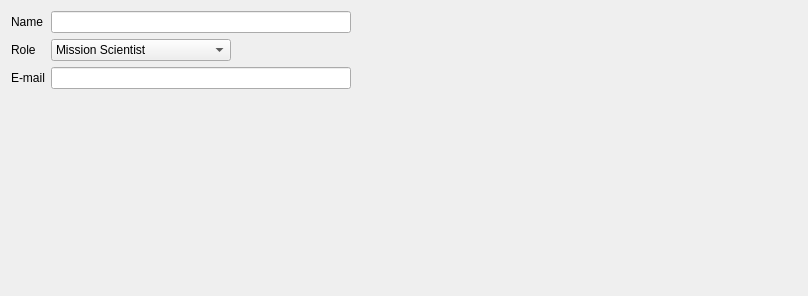
          <widget class="QWidget" name="page_2">
           <property name="geometry">
            <rect>
             <x>0</x>
             <y>0</y>
             <width>808</width>
             <height>296</height>
            </rect>
           </property>
           <attribute name="label">
            <string>Contact Information</string>
           </attribute>
           <layout class="QGridLayout" name="gridLayout_3">
            <item row="0" column="0">
             <layout class="QFormLayout" name="formLayout_3">
              <property name="fieldGrowthPolicy">
               <enum>QFormLayout::ExpandingFieldsGrow</enum>
              </property>
              <item row="0" column="0">
               <widget class="QLabel" name="label">
                <property name="text">
                 <string>Name</string>
                </property>
               </widget>
              </item>
              <item row="0" column="1">
               <widget class="QLineEdit" name="contactNameLine">
                <property name="minimumSize">
                 <size>
                  <width>300</width>
                  <height>0</height>
                 </size>
                </property>
                <property name="maximumSize">
                 <size>
                  <width>300</width>
                  <height>16777215</height>
                 </size>
                </property>
               </widget>
              </item>
              <item row="1" column="0">
               <widget class="QLabel" name="label_10">
                <property name="text">
                 <string>Role</string>
                </property>
               </widget>
              </item>
              <item row="2" column="0">
               <widget class="QLabel" name="label_11">
                <property name="text">
                 <string>E-mail</string>
                </property>
               </widget>
              </item>
              <item row="2" column="1">
               <widget class="QLineEdit" name="contactEmailLine">
                <property name="sizePolicy">
                 <sizepolicy hsizetype="Expanding" vsizetype="Fixed">
                  <horstretch>0</horstretch>
                  <verstretch>0</verstretch>
                 </sizepolicy>
                </property>
                <property name="minimumSize">
                 <size>
                  <width>300</width>
                  <height>0</height>
                 </size>
                </property>
                <property name="maximumSize">
                 <size>
                  <width>300</width>
                  <height>16777215</height>
                 </size>
                </property>
               </widget>
              </item>
              <item row="1" column="1">
               <widget class="QComboBox" name="contactRoleBox">
                <property name="minimumSize">
                 <size>
                  <width>180</width>
                  <height>0</height>
                 </size>
                </property>
                <item>
                 <property name="text">
                  <string>Mission Scientist</string>
                 </property>
                </item>
                <item>
                 <property name="text">
                  <string>Flight Manager</string>
                 </property>
                </item>
                <item>
                 <property name="text">
                  <string>Scientist</string>
                 </property>
                </item>
                <item>
                 <property name="text">
                  <string>Pilot</string>
                 </property>
                </item>
                <item>
                 <property name="text">
                  <string>Other</string>
                 </property>
                </item>
               </widget>
              </item>
             </layout>
            </item>
           </layout>
          </widget>
